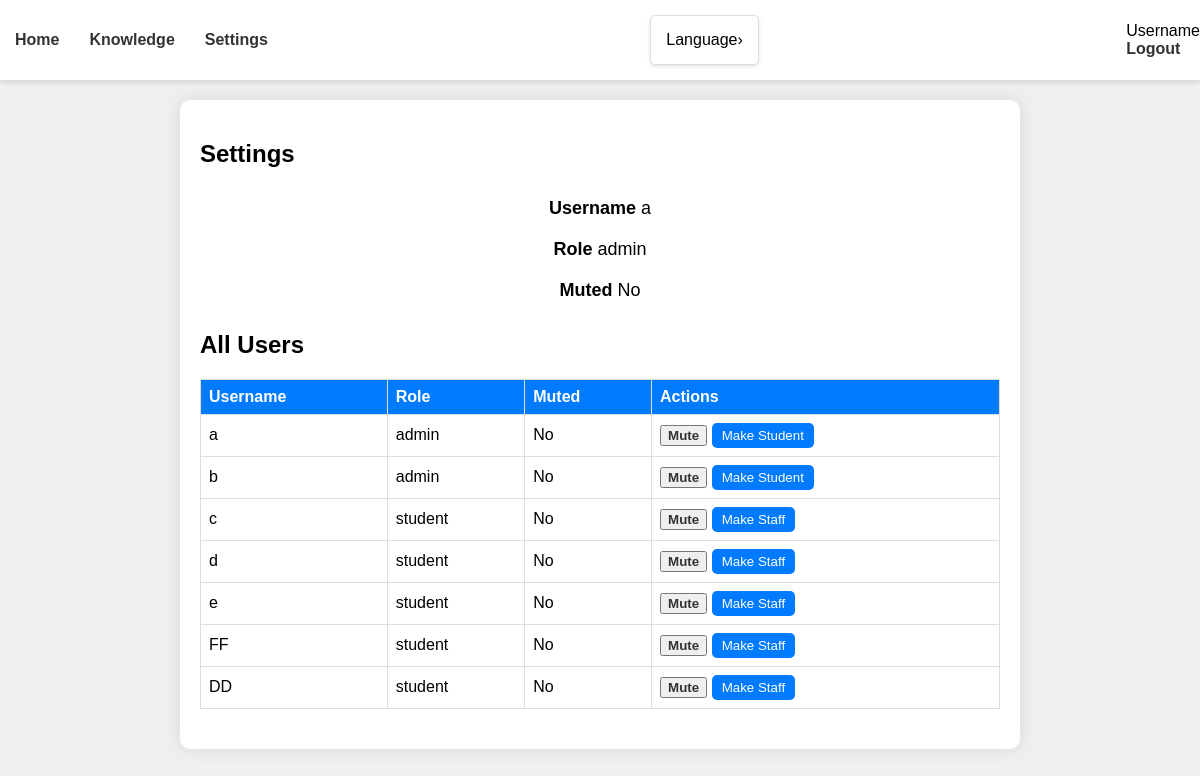
The page /settings (signed in) on the database as committed earlier.
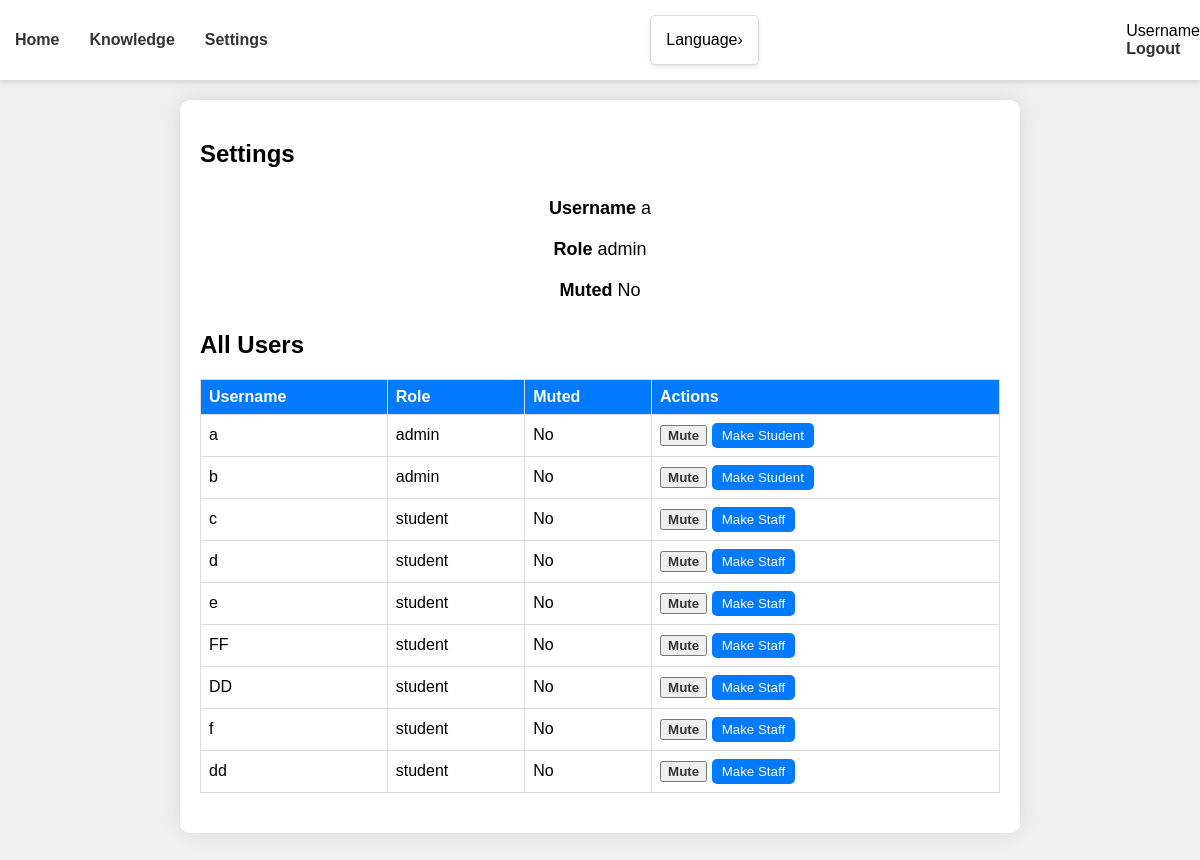
The same page on the database as committed later.
### models.py (models this page shows)
class Base(DeclarativeBase):
    pass

class User(Base):
    __tablename__ = "user"
    username: Mapped[str] = mapped_column(String, primary_key=True)
    password: Mapped[str] = mapped_column(String)
    role: Mapped[str] = mapped_column(String, nullable=False, default='student')
    is_muted: Mapped[bool] = mapped_column(Boolean, nullable=False, default=False)
    __table_args__ = (
        CheckConstraint(role.in_(['staff', 'student', 'admin']), name='role_check'),
    )

### app.py (the view)
@app.route("/settings", methods=["GET"])
def settings():
    if 'username' not in session:
        abort(403)
    username = session['username']
    user = db.get_user(username)
    if user:
        if user.role in ['admin', 'staff']:
            all_users = db.get_all_users()
        else:
            all_users = []
        return render_template('settings.jinja', user=user, username=username, all_users=all_users)
    else:
        return "Error: User not found", 404

### db.py (called while the page is built)
def get_user(username: str):
    with Session(engine) as session:
        return session.get(User, username)

def get_all_users():
    with Session(engine) as session:
        return session.query(User).all()

### templates/settings.jinja (shortened to what this page needs)
{% extends 'base.jinja' %}
{% block content %}
<main>
    <div class="settings-container">
        <h2 data-i18n="settings">Settings</h2>
        <div class="user-info">
            <p><strong data-i18n="username">Username:</strong> {{ user.username }}</p>
            <p><strong data-i18n="role">Role:</strong> {{ user.role }}</p>
            <p><strong data-i18n="muted">Muted:</strong> {{ 'Yes' if user.is_muted else 'No' }}</p>
        </div>
        {% if user.role in ['admin', 'staff'] %}
        <h2 data-i18n="all_users">All Users</h2>
        <table>
            <thead>
                <tr>
                    <th data-i18n="username">Username</th>
                    <th data-i18n="role">Role</th>
                    <th data-i18n="muted">Muted</th>
                    <th data-i18n="actions">Actions</th>
                </tr>
            </thead>
            <tbody>
                {% for u in all_users %}
                <tr>
                    <td>{{ u.username }}</td>
                    <td>{{ u.role }}</td>
                    <td>{{ 'Yes' if u.is_muted else 'No' }}</td>
                    <td>
                        {% if user.role == 'admin' or (user.role == 'staff' and u.role == 'student') %}
                        <button class="btn" onclick="toggleMute('{{ u.username }}', {{ 'false' if u.is_muted else 'true' }})" data-i18n="{{ 'unmute' if u.is_muted else 'mute' }}">
                            {{ 'Unmute' if u.is_muted else 'Mute' }}
                        </button>
                        {% endif %}
                        {% if user.role == 'admin' %}
                        <button class="role-btn" onclick="toggleRole('{{ u.username }}', '{{ 'staff' if u.role == 'student' else 'student' }}')" data-i18n="{{ 'make_staff' if u.role == 'student' else 'make_student' }}">
                            {{ 'Make Staff' if u.role == 'student' else 'Make Student' }}
                        </button>
                        {% endif %}
                    </td>
                </tr>
                {% endfor %}
            </tbody>
        </table>
        {% endif %}
    </div>
</main>
{% endblock %}

### templates/base.jinja (shortened to what this page needs)
<!DOCTYPE html>
<html>
<head>
</head>
<body>
    <nav>
        <div class="nav-links">
            <a href="/home?username={{ username }}" class="nav-link" data-i18n="home">Home</a>
            <a href="/knowledge" class="nav-link" data-i18n="knowledge">Knowledge</a>
            <a href="/settings" class="nav-link" data-i18n="settings">Settings</a>
        </div>
        <div class="language-selector">
            <div class="tab" onclick="toggleLanguageSelector()">
                <span data-i18n="language">Language</span> <span class="arrow">›</span>
            </div>
        </div>
        <div class="user-info">
            <ol style="list-style: none; padding: 0;">
                <li data-i18n="username">Username: {{ username }}</li>
                <li>
                    <a href="javascript:void(0)" onclick="logoutAndClearStorage()" class="btn" data-i18n="logout">Logout</a>
                </li>
            </ol>
        </div>
    </nav>
    <div style="margin-top: 60px;">
        {% block content %} {% endblock %}
    </div>
</body>
</html>

### templates/base.jinja (style rules this page uses)
nav { width: 100%; border-bottom: 1px solid #ddd; padding: 10px 0; background-color: #fff; display: flex; justify-content: space-between; align-items: center; box-shadow: 0 2px 4px rgba(0, 0, 0, 0.1); position: fixed; top: 0; left: 0; z-index: 1000; height: 60px; }
.nav-link { padding: 10px 15px; color: #333; text-decoration: none; font-weight: bold; transition: background-color 0.3s ease; }
.nav-links, .user-info { display: flex; align-items: center; }
.btn { color: #333; font-weight: bold; text-decoration: none; cursor: pointer; }
.language-selector { padding: 0px; border: 0px solid #ddd; border-radius: 5px; background-color: #fff; cursor: pointer; }
.tab { padding: 15px; cursor: pointer; transition: background-color 0.3s ease; border: 1px solid #ddd; border-radius: 5px; background-color: #fff; box-shadow: 0 2px 4px rgba(0, 0, 0, 0.1); display: flex; justify-content: space-between; align-items: center; }

### templates/settings.jinja (style rules this page uses)
body { font-family: 'Arial', sans-serif; background: #f0f0f0; margin: 0; padding: 0; height: 100vh; }
.settings-container { padding: 20px; background-color: white; border-radius: 10px; box-shadow: 0 0 20px rgba(0, 0, 0, 0.1); max-width: 800px; width: 100%; margin: 100px auto; }
.user-info { display: flex; flex-direction: column; }
.user-info p { font-size: 18px; margin: 10px 0; }
table { width: 100%; border-collapse: collapse; margin: 20px 0; }
table, th, td { border: 1px solid #ddd; }
th, td { padding: 8px; text-align: left; }
th { background-color: #007bff; color: white; }
.role-btn { padding: 5px 10px; color: white; background-color: #007bff; border: none; border-radius: 5px; cursor: pointer; margin-right: 5px; }

Rows that differ between the two databases and show on the page:
added User: username "f", role "student", is_muted "No", is_muted "Mute", role "Make Staff"
added User: username "dd", role "student", is_muted "No", is_muted "Mute", role "Make Staff"
